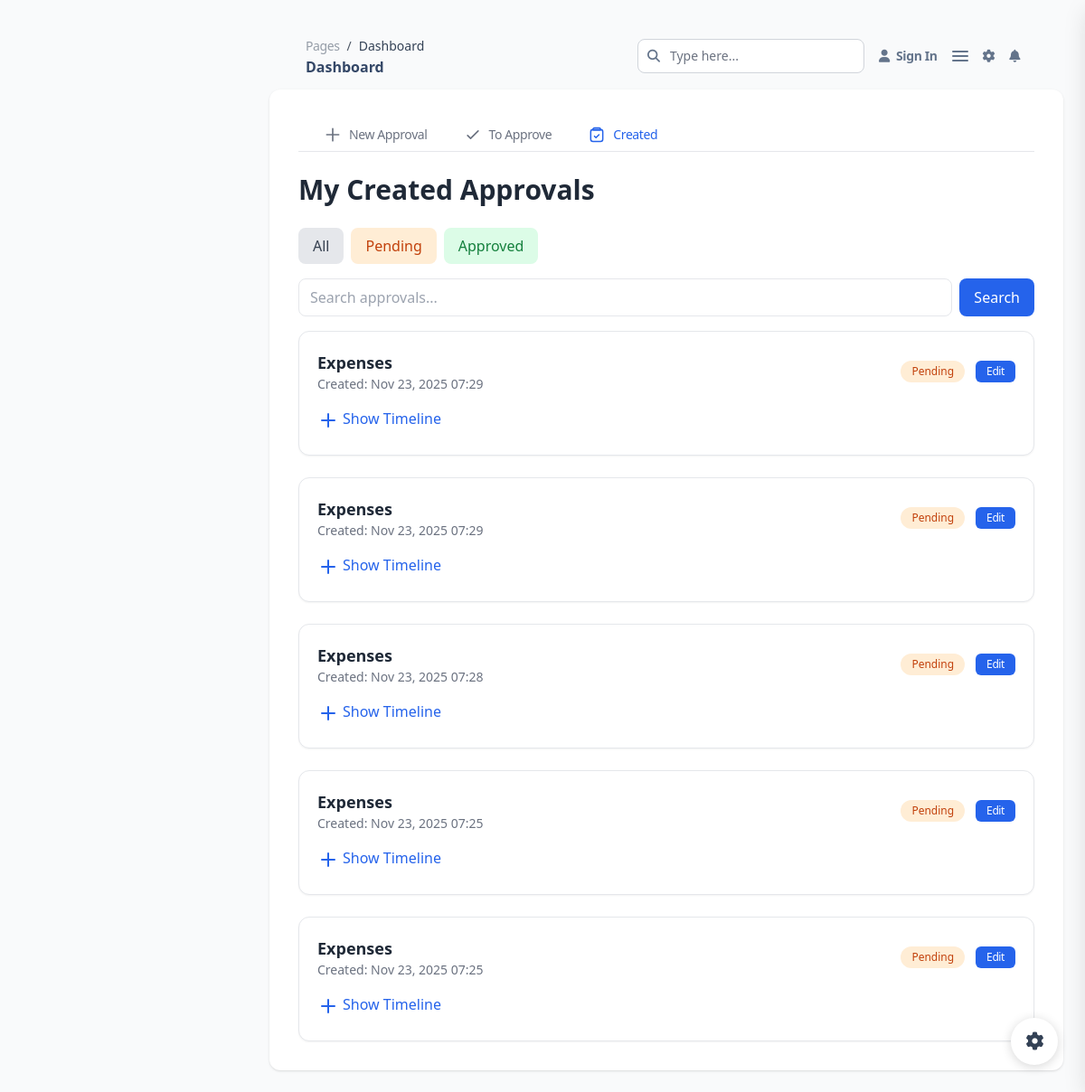
Screenshot of /approvals/my-created/ (signed in) with the database file from the repository.
### approvals/models.py (models this page shows, shortened)
class ApprovalRecord(models.Model):
    STATUS_CHOICES = [
        ("pending", "Pending"),
        ("approved", "Approved"),
        ("rejected", "Rejected"),
        ("notified", "Notified"),
    ]
    approval_type = models.ForeignKey(ApprovalType, on_delete=models.CASCADE)
    approver = models.ForeignKey(Employee, on_delete=models.CASCADE, related_name="approvals")
    creator = models.ForeignKey(Employee, on_delete=models.CASCADE, related_name="created_approvals")
    content_type = models.ForeignKey(ContentType, on_delete=models.CASCADE, blank=True, null=True)
    object_id = models.PositiveIntegerField(blank=True, null=True)
    content_object = GenericForeignKey("content_type", "object_id")
    level = models.PositiveIntegerField(default=1)
    status = models.CharField(max_length=20, choices=STATUS_CHOICES, default="pending")
    comment = models.TextField(blank=True, null=True)
    approved_at = models.DateTimeField(blank=True, null=True)
    is_proper_approver = models.BooleanField(default=True)
    was_notified = models.BooleanField(default=False)
    rich_content = HTMLField(blank=True, null=True)
    created_at = models.DateTimeField(auto_now_add=True)
    updated_at = models.DateTimeField(auto_now=True)

class ApprovalType(models.Model):
    name = models.CharField(max_length=100, unique=True)
    description = models.TextField(blank=True, null=True)

### approvals/web/views.py (the view)
# urls.py: path("my-created/", web_views.my_created_approvals, name="my-created-approvals"),
def my_created_approvals(request):
    try:
        user = Employee.objects.get(employee_code=request.user.username)
    except ObjectDoesNotExist:
        return render(request, "approvals/my_created_approvals.html", {
            "items": [],
            "error": "No employee record found for your account. Please contact HR or create your profile."
        })
    approvals = ApprovalRecord.objects.filter(creator=user).select_related(
        "approval_type", "approver", "creator"
    ).prefetch_related("approval_type__flows").order_by("-created_at")[:5]
    items = build_approval_timeline(approvals)
    return render(request, "approvals/my_created_approvals.html", {
        "items": items,
        "error": None
    })

### approvals/templates/approvals/my_created_approvals.html (shortened to what this page needs)
{% extends "configs/base.html" %}
{% load static %}
{% block content %}
<main class="ease-soft-in-out xl:ml-68.5 p-4 sm:p-6">
  {% include 'configs/partials/main-top-nav.html' %}
  <div class="bg-white rounded-xl shadow p-6 sm:p-8 max-w-6xl w-full mx-auto">
    {% include 'approvals/partials/approval_tabs.html' %}
    <h6 class="text-2xl sm:text-3xl font-semibold mb-6 text-gray-800">My Created Approvals</h6>
    <div class="flex flex-wrap gap-2 mb-4">
      <button
        hx-get="{% url 'search-my-created-approvals' %}?filter=all"
        hx-target="#approvals-list"
        hx-indicator="#spinner"
        class="filter-btn px-4 py-2 rounded-lg bg-gray-200 text-gray-700 hover:bg-gray-300">
        All
      </button>
      <button
        hx-get="{% url 'search-my-created-approvals' %}?filter=pending"
        hx-target="#approvals-list"
        hx-indicator="#spinner"
        class="filter-btn px-4 py-2 rounded-lg bg-orange-100 text-orange-700 hover:bg-orange-200">
        Pending
      </button>
      <button
        hx-get="{% url 'search-my-created-approvals' %}?filter=approved"
        hx-target="#approvals-list"
        hx-indicator="#spinner"
        class="filter-btn px-4 py-2 rounded-lg bg-green-100 text-green-700 hover:bg-green-200">
        Approved
      </button>
    </div>
    <div class="mb-4">
      <form id="search-form" hx-get="{% url 'search-my-created-approvals' %}" hx-target="#approvals-list" hx-indicator="#spinner" class="flex flex-col sm:flex-row gap-2">
        <input
          type="text"
          name="search"
          placeholder="Search approvals..."
          class="flex-1 border rounded-lg px-3 py-2 focus:outline-none focus:ring-2 focus:ring-blue-500"
        >
        <button type="submit" class="px-4 py-2 bg-blue-600 text-white rounded-lg hover:bg-blue-700 transition">
          Search
        </button>
      </form>
    </div>
    <div id="approvals-list">
  {% if error %}
    <div class="bg-red-100 border border-red-400 text-red-700 px-4 py-3 rounded relative mb-4" role="alert">
      <strong class="font-bold">Error:</strong>
      <span class="block sm:inline">{{ error }}</span>
    </div>
  {% else %}
    {% include "approvals/partials/my_created_approvals_list.html" %}
  {% endif %}
</div>
  </div>
</main>
{% endblock %}

### approvals/templates/approvals/partials/my_created_approvals_list.html (shortened to what this page needs)
{% if items %}
<div class="space-y-6">
  {% for item in items %}
  <div class="border rounded-xl p-5 shadow-sm bg-white">
    <div class="flex flex-col sm:flex-row justify-between items-start sm:items-center mb-4 w-full">
      <div>
        <p class="text-lg font-semibold text-gray-800">
          {{ item.approval.approval_type.name }}
        </p>
        <p class="text-sm text-gray-500">
          Created: {{ item.approval.created_at|date:"M d, Y H:i" }}
        </p>
      </div>
      <div class="flex items-center gap-3 mt-3 sm:mt-0">
        <span class="flex items-center gap-1 text-xs px-3 py-1 rounded-full
          {% if item.approval.status == 'approved' %} bg-green-100 text-green-700
          {% elif item.approval.status == 'pending' %} bg-orange-100 text-orange-700
          {% else %} bg-gray-200 text-gray-700 {% endif %}">
          {{ item.approval.status|title }}
        </span>
  {% if item.approval.level == 1 and item.approval.status == 'pending' %}
    <a href="{% url 'edit-approval' item.approval.id %}"
       class="text-xs px-3 py-1 bg-blue-600 text-white rounded-md hover:bg-blue-700 transition">
      Edit
    </a>
  {% else %}
    <button disabled
            class="text-xs px-3 py-1 bg-gray-300 text-gray-600 rounded-md cursor-not-allowed">
      Edit
    </button>
  {% endif %}
      </div>
    </div>
    <div x-data="{ open: false }" class="mt-3">
      <button @click="open = !open"
              class="flex items-center gap-2 text-blue-600 hover:underline mb-2">
        <svg x-show="!open" class="h-5 w-5" fill="none" stroke="currentColor">
          <path stroke-linecap="round" stroke-linejoin="round" stroke-width="2"
                d="M12 5v14m7-7H5" />
        </svg>
        Show Timeline
      </button>
    </div>
  </div>
  {% endfor %}
</div>
{% else %}
<p class="text-gray-500 text-center py-6">No approvals found.</p>
{% endif %}

### rows the page displays
ApprovalRecord: approval.approval_type.name "Expenses", approval.created_at "Nov 23, 2025 07:29", approval.status "Pending", level "Edit"
ApprovalRecord: approval.approval_type.name "Expenses", approval.created_at "Nov 23, 2025 07:29", approval.status "Pending", level "Edit"
ApprovalRecord: approval.approval_type.name "Expenses", approval.created_at "Nov 23, 2025 07:28", approval.status "Pending", level "Edit"
ApprovalRecord: approval.approval_type.name "Expenses", approval.created_at "Nov 23, 2025 07:25", approval.status "Pending", level "Edit"
ApprovalRecord: approval.approval_type.name "Expenses", approval.created_at "Nov 23, 2025 07:25", approval.status "Pending", level "Edit"
